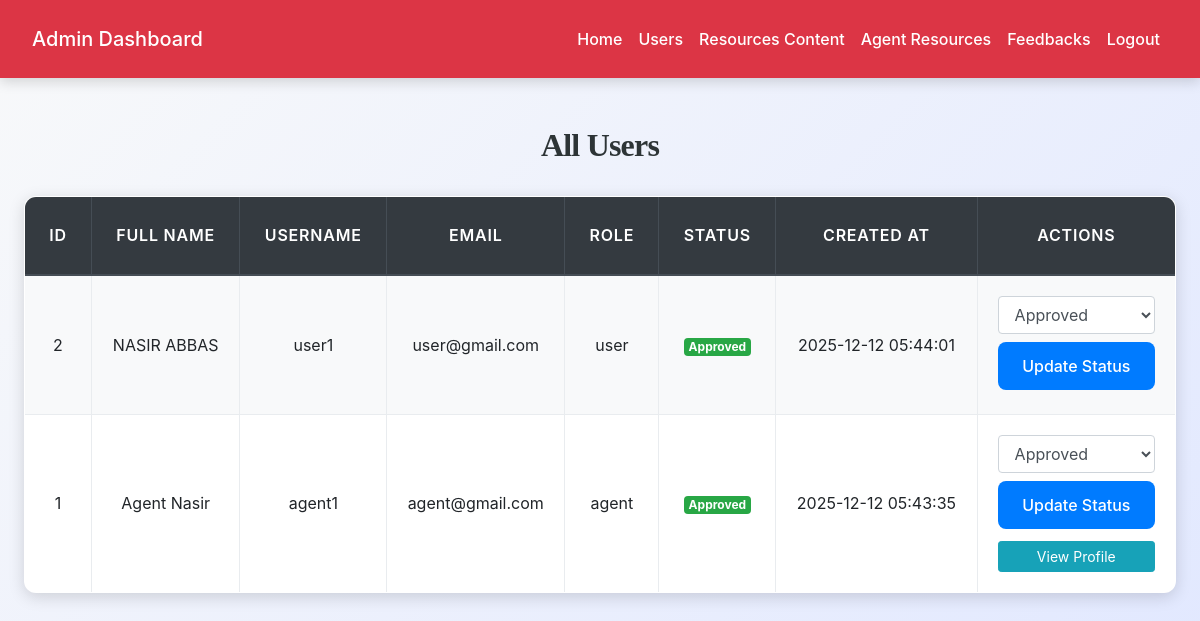
Page /admin/view_users.php (signed in) on the committed database.
### tables this page shows
CREATE TABLE `users` (
  `id` int(11) NOT NULL,
  `username` varchar(50) NOT NULL,
  `email` varchar(100) NOT NULL,
  `password_hash` varchar(255) NOT NULL,
  `full_name` varchar(100) DEFAULT NULL,
  `role` enum('user','agent') NOT NULL DEFAULT 'user',
  `status` enum('pending','approved','rejected') NOT NULL DEFAULT 'pending',
  `created_at` timestamp NOT NULL DEFAULT current_timestamp(),
  `updated_at` timestamp NOT NULL DEFAULT current_timestamp() ON UPDATE current_timestamp()
);

### admin/view_users.php (the view, shortened to what this page needs)
<?php
include('config.php');
$result = mysqli_query($conn, "SELECT * FROM users ORDER BY id DESC");
?>
<!DOCTYPE html>
<html>
<head>
    <link rel="stylesheet"
          href="https://maxcdn.bootstrapcdn.com/bootstrap/4.5.2/css/bootstrap.min.css">
    <link rel="stylesheet" href="../css/style.css">
</head>
<body>
<?php include('admin_navbar.php'); ?>
<div class="container mt-5">
    <h2 class="mb-4">All Users</h2>
    <table class="table table-bordered table-striped table-responsive-sm">
        <thead class="thead-dark">
        <tr>
            <th>ID</th>
            <th>Full Name</th>
            <th>Username</th>
            <th>Email</th>
            <th>Role</th>
            <th>Status</th>
            <th>Created At</th>
            <th>Actions</th>
        </tr>
        </thead>
        <tbody>
        <?php while($row = mysqli_fetch_assoc($result)): ?>
            <tr>
                <td><?= $row['id'] ?></td>
                <td><?= htmlspecialchars($row['full_name']) ?></td>
                <td><?= htmlspecialchars($row['username']) ?></td>
                <td><?= htmlspecialchars($row['email']) ?></td>
                <td><?= $row['role'] ?></td>
                <td>
                    <span class="badge
                        <?= $row['status'] == 'approved' ? 'badge-success' : ($row['status'] == 'pending' ? 'badge-warning' : 'badge-danger'); ?>">
                        <?= ucfirst($row['status']) ?>
                    </span>
                </td>
                <td><?= $row['created_at'] ?></td>
                <td>
                    <form method="POST" action="">
                        <select name="status" class="form-control mb-2">
                            <option value="approved"  <?= $row['status'] == 'approved' ? 'selected' : '' ?>>Approved</option>
                        </select>
                        <button type="submit" name="update_status" class="btn btn-primary btn-sm btn-block mb-1">
                            Update Status
                        </button>
                        <?php if ($row['role'] === 'agent'): ?>
                            <a href="agent_profile_view.php?user_id=<?= $row['id'] ?>" class="btn btn-info btn-sm btn-block">
                                View Profile
                            </a>
                        <?php endif; ?>
                    </form>
                </td>
            </tr>
        <?php endwhile; ?>
        </tbody>
    </table>
</div>
</body>
</html>

### css/style.css (style rules this page uses)
:root { --primary: #007bff; --secondary: #6c757d; --success: #28a745; --info: #17a2b8; --warning: #ffc107; --danger: #dc3545; --light: #f8f9fa; --dark: #2d3436; --accent: #ff6f61; --highlight: #6f42c1; --shadow: rgba(0, 0, 0, 0.15); --transition: all 0.3s ease-in-out; }
body { font-family: 'Inter', 'Segoe UI', Tahoma, Geneva, Verdana, sans-serif; background: linear-gradient(135deg, var(--light) 0%, #e0e7ff 100%); color: var(--dark); line-height: 1.8; margin: 0; padding: 0; min-height: 100vh; font-size: 16px; }
h1, h2, h3, h4 { text-align: center; margin: 2.5rem 0; font-family: 'Georgia', 'Times New Roman', serif; color: var(--dark); font-weight: 700; letter-spacing: -0.025em; }
h2 { font-size: 2rem; }
.container { max-width: 1200px; margin: 0 auto 3rem; padding: 0 1.5rem; }
.table { width: 100%; border-collapse: collapse; margin: 2rem 0; font-size: 1rem; background-color: #ffffff; border-radius: 12px; overflow: hidden; box-shadow: 0 4px 16px var(--shadow); transition: var(--transition); }
.table th, .table td { padding: 1.25rem; border: 1px solid #e9ecef; text-align: center; vertical-align: middle; }
.table thead th { background-color: rgb(0, 0, 0); color: white; font-weight: 600; text-transform: uppercase; letter-spacing: 0.05em; padding: 1.5rem; }
.table tbody tr { transition: var(--transition); }
.table tbody tr:nth-child(odd) { background-color: var(--light); }
.btn-primary { background-color: var(--primary); color: #fff; border: none; border-radius: 8px; padding: 0.75rem 1.5rem; font-size: 1rem; font-weight: 500; cursor: pointer; transition: var(--transition); display: inline-flex; align-items: center; justify-content: center; }
a { color: var(--primary); text-decoration: none; font-weight: 500; transition: var(--transition); }

### rows in the picture
users: id "2", full_name "NASIR ABBAS", username "user1", email "user@gmail.com", role "user", status "Approved", created_at "2025-12-12 05:44:01"
users: id "1", full_name "Agent Nasir", username "agent1", email "agent@gmail.com", role "agent", status "Approved", created_at "2025-12-12 05:43:35"
